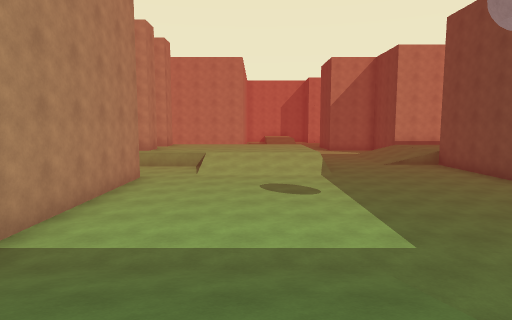
View 1 (above)

24 first-person views from a walk through a Unity game level. The camera is 1.3 m above the floor, tilts 6° down and sees 75° across. The floor is counted in squares, 2 m on a side. Each view is taken from the middle of a square. On the plan, view 1 faces up. The plan holds only what a view shows up to about 10 squares ahead; the rest is blank. The player character is not drawn. Surface patterns are stand-ins for the level's own textures.

View 2
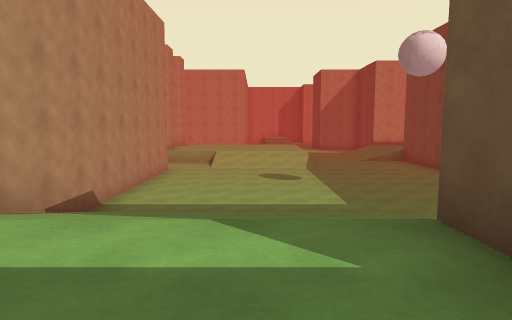

View 3
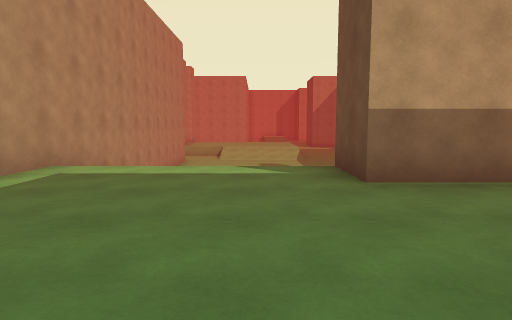

View 4
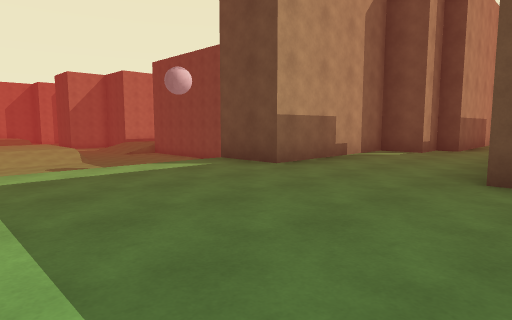

View 5
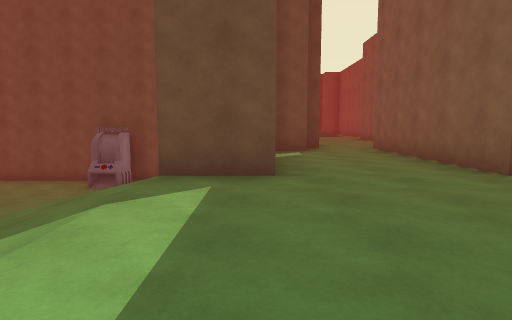

View 6
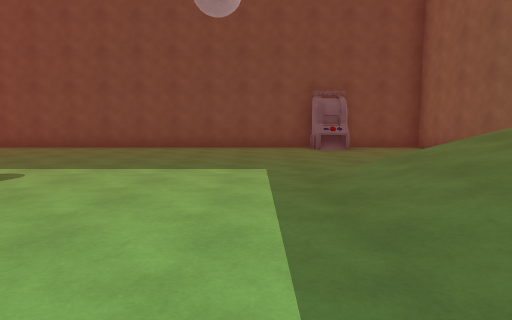

View 7
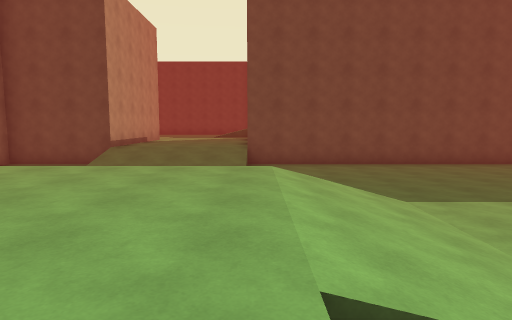

View 8
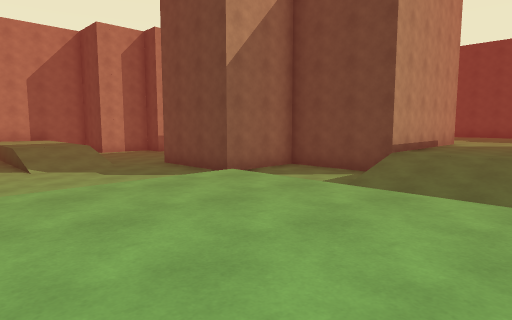

View 9
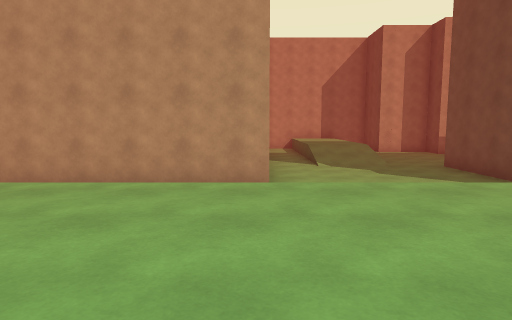

View 10
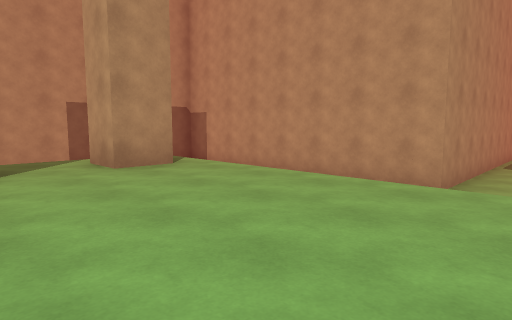

View 11
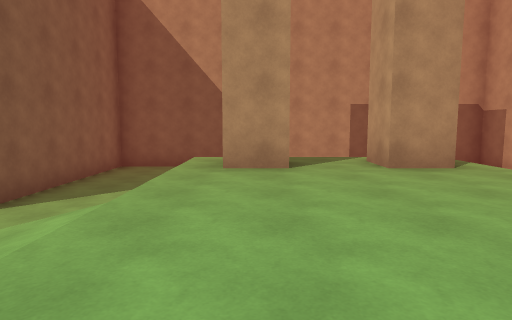

View 12
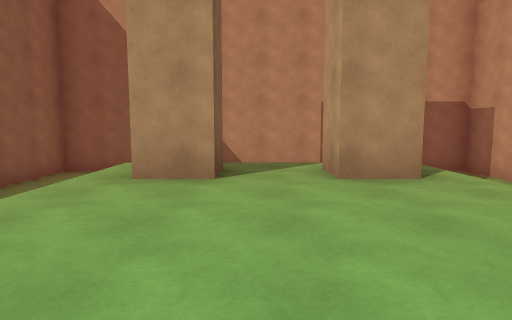

View 13
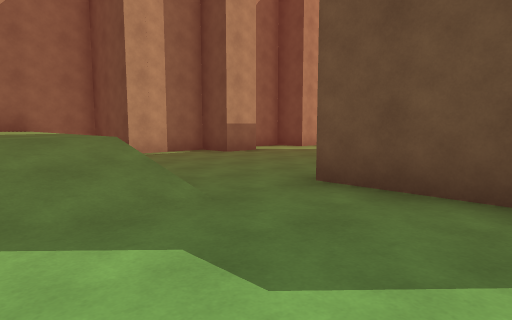

View 14
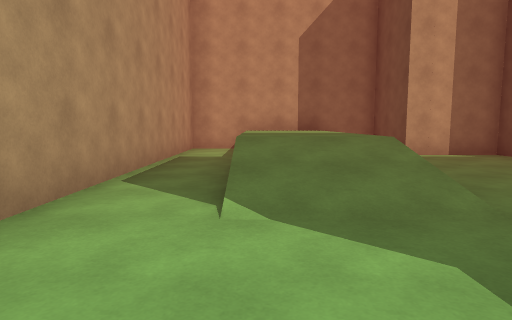

View 15
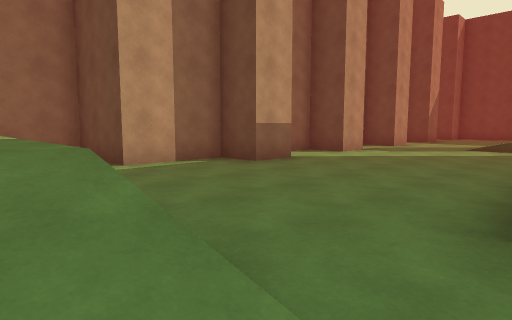

View 16
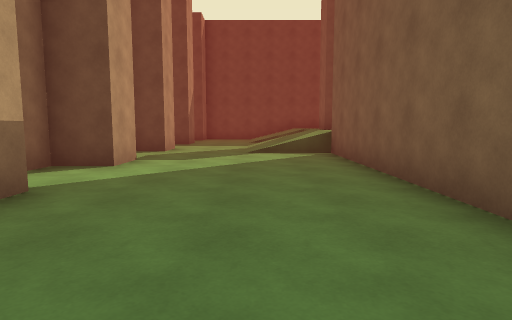

View 17
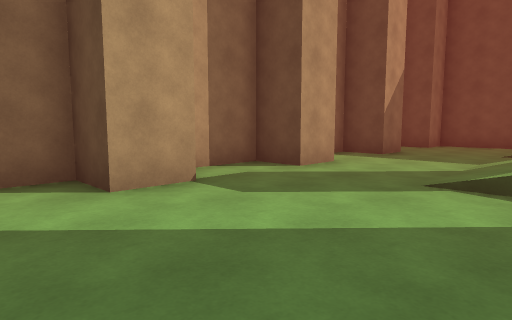

View 18
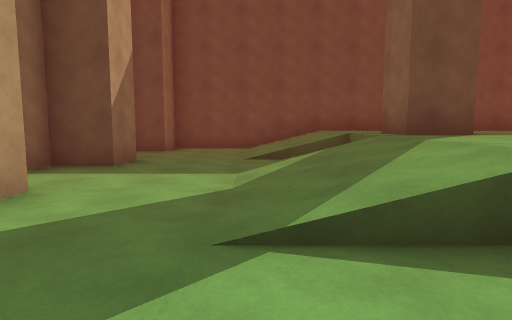

View 19
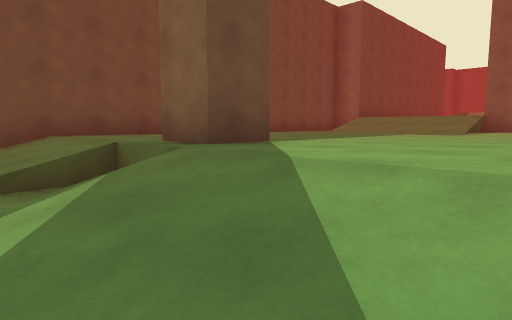

View 20
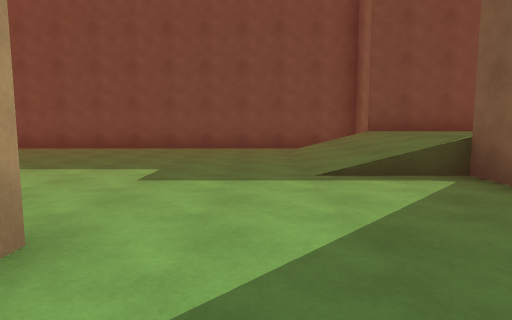

View 21
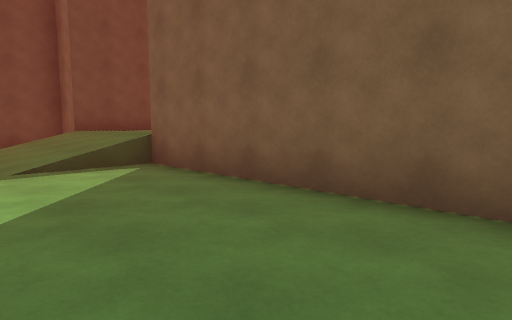

View 22
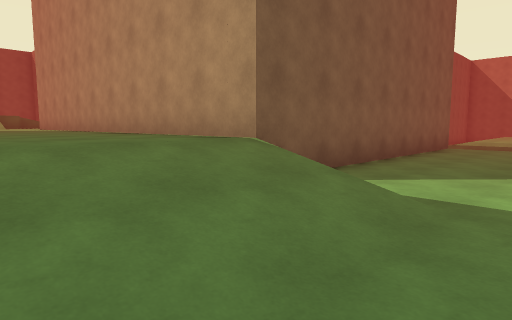

View 23
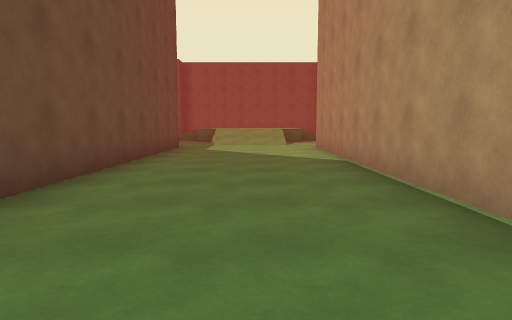

View 24
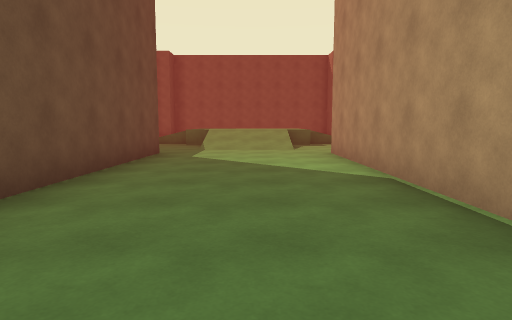

### Floor plan
Key: @ floor where view 1 was taken; # wall or solid block; . main floor; : floor 1 m higher than the main floor; + floor 2 m higher than the main floor; / step, stairs or slope; O other object.
Columns run from 9 left of view 1 to 20 right of it. Each row starts with its distance up from view 1.
 30         ######
 29         #.    #
 28         #.::. ### ##### ##
 27         #.::....#..#..#..# .##
 26         #.::.................#
 25         #.::.................#
 24         #.//.........///..///#
 23         #.//.........///..///#
 22         #.....#######::::::::#
 21         #.....##     :::#::::#
 20 #########.....###     :::::::#
 19 #..           ..#     :::::::#
 18 #             ..#     :::::::#
 17 #    ....///  ..#####::::::::#
 16 #    #::::::  //:::::::::::::#
 15 #  .##::::::  //:::::::::::::#
 14 #  .::::::::  //::::::::////:#
 13 #   #:::::::  //::::::::////:#
 12 #  .::::::::  ..########++++#
 11 #.......//// ...#      #++++#
 10 #.......////....#      #++++#
  9 ######..........#      #++++#
  8      #..........#      #++++#
  7      #..........#      #++++#
  6      #..........#      #++++#
  5      #..........#      #++++#
  4      #..........#      #++++#
  3      #/////.....#      #++++#
  2      #/////....O#      +++++
  1      #/////  ...#      +///+
  0      #///@/   ..#      +///+
 -1      #+++++######
 -2      #+++++######
 -3       +++++++++####
 -4       ++++++++++++
 -5       +++++++++++
 -6       +++++#####

Positions as (right, up) in squares from view 1, and headings:
1: (0, 0), facing up
2: (0, -3), facing up
3: (0, -6), facing up
4: (-3, -6), facing up-right
5: (-3, -2), facing right
6: (-3, 4), facing right
7: (-3, 12), facing right
8: (-1, 13), facing up-right
9: (-1, 13), facing up
10: (1, 13), facing up-left
11: (1, 13), facing left
12: (0, 14), facing left
13: (1, 20), facing up-right
14: (1, 20), facing up
15: (2, 22), facing up-right
16: (4, 24), facing right
17: (8, 23), facing up-right
18: (10, 24), facing right
19: (12, 24), facing down-right
20: (10, 15), facing right
21: (9, 15), facing down-right
22: (17, 15), facing down-left
23: (16, 12), facing down
24: (16, 10), facing down
